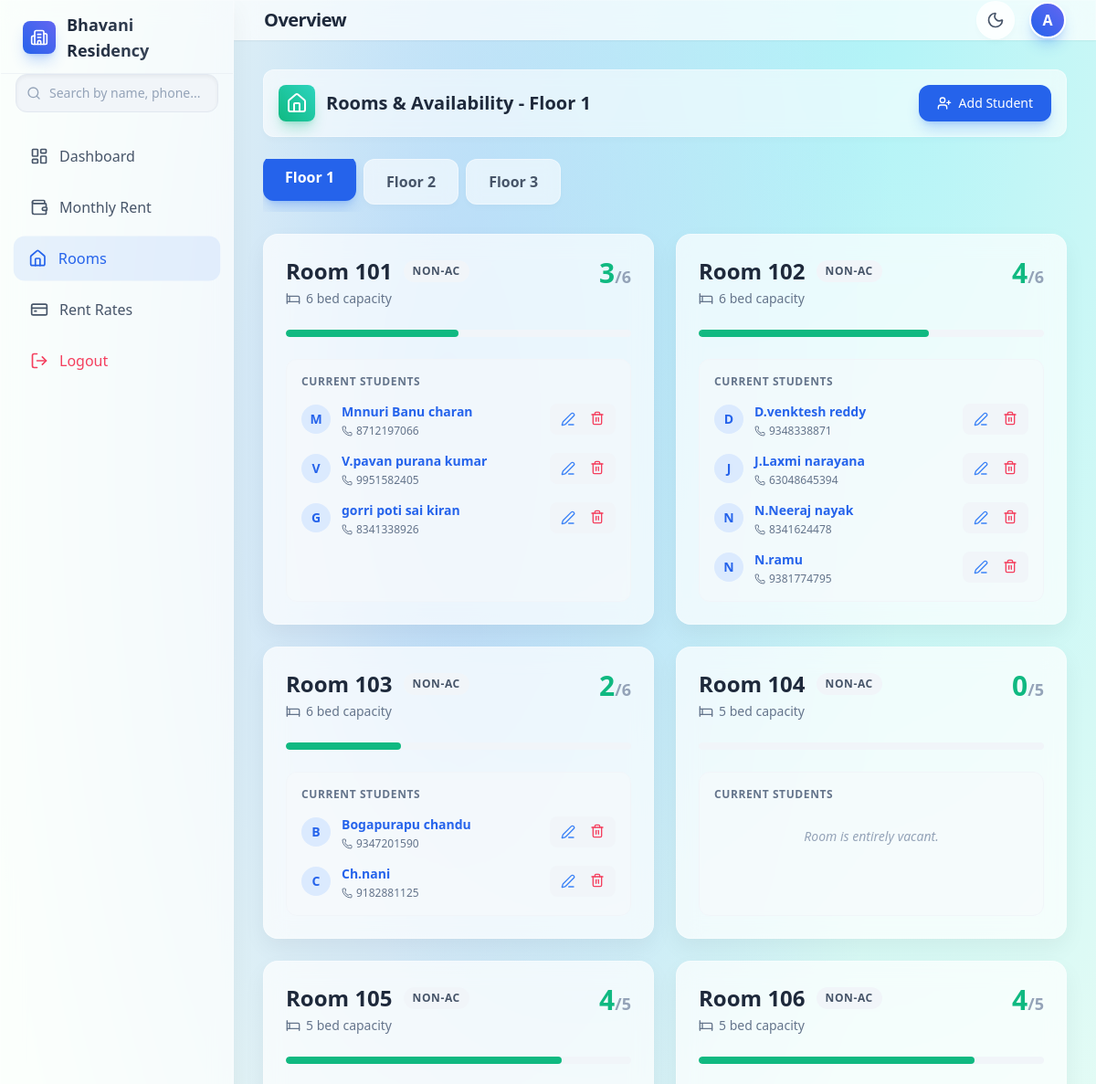
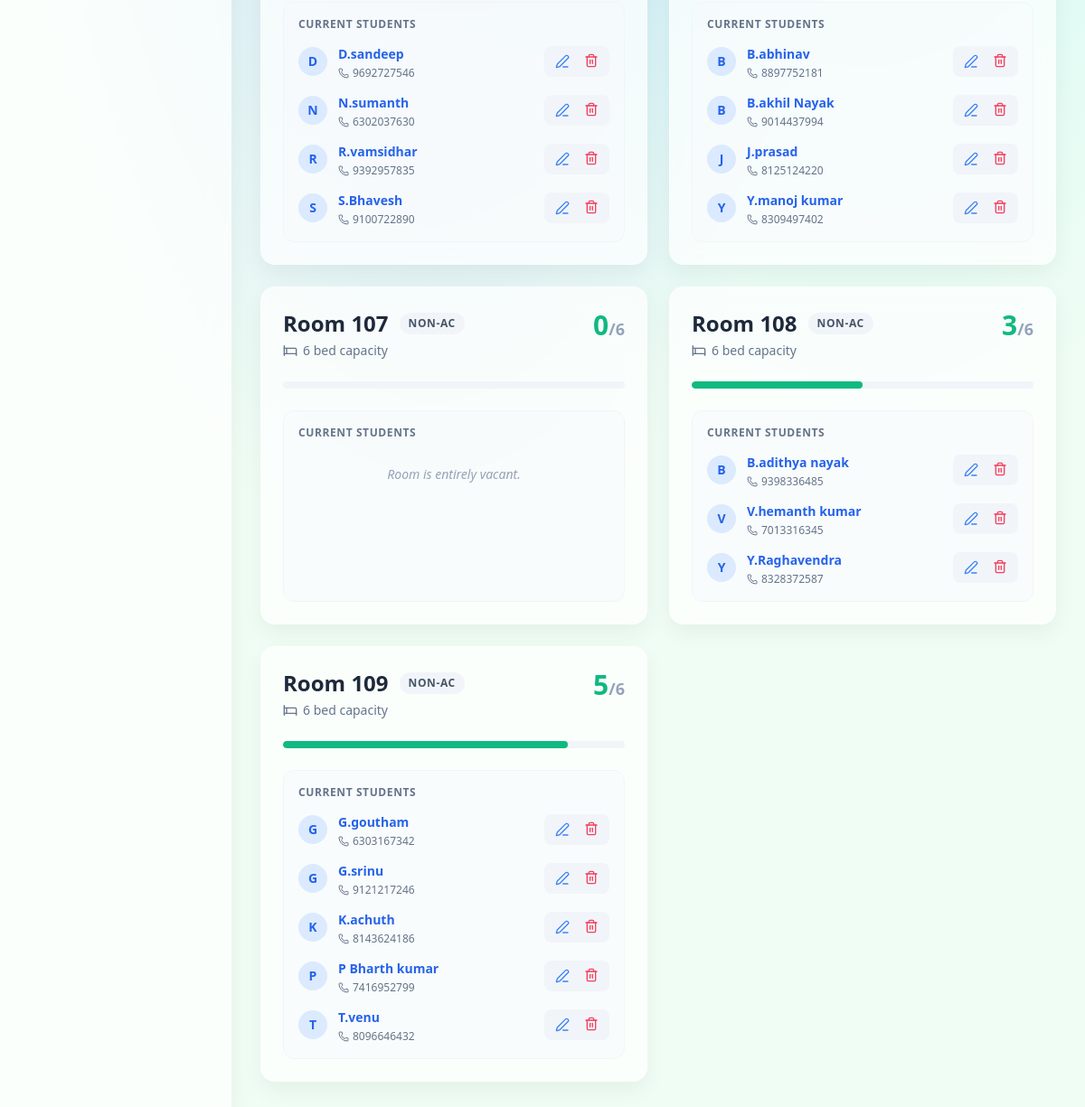
The app's page /floor/1 (signed in) with its own data (2 pictures, top to bottom).
### tables this page shows
CREATE TABLE rooms (
            id        TEXT PRIMARY KEY,
            floor     INTEGER NOT NULL,
            label     TEXT NOT NULL,
            capacity  INTEGER NOT NULL,
            room_type TEXT DEFAULT 'standard'
        , custom_rent REAL DEFAULT NULL, custom_advance REAL DEFAULT NULL);

CREATE TABLE tenants (
            id        INTEGER PRIMARY KEY AUTOINCREMENT,
            name      TEXT NOT NULL,
            phone     TEXT,
            email     TEXT,
            room_id   TEXT NOT NULL REFERENCES rooms(id),
            join_date TEXT NOT NULL,
            notes     TEXT,
            is_active INTEGER DEFAULT 1
        , father_name TEXT, village TEXT, mandalam TEXT, district TEXT, college TEXT, study_year TEXT, branch TEXT, aadhar_no TEXT, parent_phone TEXT, food_start_date TEXT, advance_paid REAL DEFAULT 0, advance_total REAL DEFAULT 10000, daily_rent REAL DEFAULT 0, password_hash TEXT);

### app.py (the view)
@app.route('/floor/<int:floor_num>')
@admin_required
def floor_view(floor_num):
    rooms = db.get_rooms_by_floor(floor_num)
    for room in rooms:
        room['tenants']   = db.get_tenants_by_room(room['id'])
        room['occupancy'] = len(room['tenants'])
    return render_template('floor.html', floor_num=floor_num, rooms=rooms)

### app.py (called while the page is built)
@app.context_processor
def inject_user():
    user = None
    if session.get('admin_id'):
        conn = db.get_connection()
        admin = conn.execute('SELECT email FROM admins WHERE id=?', (session['admin_id'],)).fetchone()
        conn.close()
        if admin:
            user = {'role': 'Admin', 'email': admin['email'], 'name': 'Admin'}
    elif session.get('tenant_id'):
        conn = db.get_connection()
        tenant = conn.execute('SELECT email, name FROM tenants WHERE id=?', (session['tenant_id'],)).fetchone()
        conn.close()
        if tenant:
            user = {'role': 'Student', 'email': tenant['email'], 'name': tenant['name']}
    return dict(current_user=user)

def admin_required(f):
    @wraps(f)
    def decorated_function(*args, **kwargs):
        if not session.get('admin_id'):
            return redirect(url_for('login'))
        return f(*args, **kwargs)
    return decorated_function

### database.py (called while the page is built)
def get_connection():
    conn = sqlite3.connect(DB_PATH)
    conn.row_factory = sqlite3.Row
    return conn

def get_rooms_by_floor(floor):
    conn = get_connection()
    rows = conn.execute('SELECT * FROM rooms WHERE floor=? ORDER BY id', (floor,)).fetchall()
    conn.close()
    return [dict(r) for r in rows]

def get_tenants_by_room(room_id):
    conn = get_connection()
    rows = conn.execute(
        'SELECT * FROM tenants WHERE room_id=? AND is_active=1 ORDER BY name',
        (room_id,)
    ).fetchall()
    conn.close()
    return [dict(r) for r in rows]

### templates/floor.html (shortened to what this page needs)
{% extends 'base.html' %}
{% block content %}
<div class="max-w-6xl mx-auto space-y-6">
  <div class="flex flex-col md:flex-row md:items-center justify-between gap-4 glass-card p-4 rounded-xl">
    <div class="flex items-center space-x-3">
      <div class="bg-gradient-to-tr from-emerald-500 to-teal-400 p-2 rounded-lg shadow-lg shadow-emerald-500/30">
        <i data-lucide="home" class="w-6 h-6 text-white"></i>
      </div>
      <h2 class="text-xl font-bold text-slate-800 dark:text-white">Rooms & Availability - Floor {{ floor_num }}</h2>
    </div>
    <a href="/tenant/add" class="bg-blue-600 hover:bg-blue-700 text-white px-5 py-2.5 rounded-xl text-sm font-medium transition-all shadow-lg shadow-blue-500/30 flex items-center">
      <i data-lucide="user-plus" class="w-4 h-4 mr-2"></i> Add Student
    </a>
  </div>
  <div class="flex space-x-2 overflow-x-auto pb-2">
    {% for f in [1, 2, 3] %}
      <a href="/floor/{{ f }}" class="px-6 py-3 rounded-xl font-semibold transition-all duration-300 whitespace-nowrap {{ 'bg-blue-600 text-white shadow-lg shadow-blue-500/30 transform -translate-y-1' if floor_num == f else 'glass-card text-slate-600 dark:text-slate-300 hover:bg-white/80 dark:hover:bg-slate-800/80' }}">
        Floor {{ f }}
      </a>
    {% endfor %}
  </div>
  <div class="grid grid-cols-1 lg:grid-cols-2 gap-6 mt-6">
    {% for room in rooms %}
      <div class="glass-panel p-6 rounded-2xl flex flex-col h-full hover:shadow-xl transition-all duration-300">
        <div class="flex justify-between items-start mb-6">
          <div>
            <h3 class="text-2xl font-black text-slate-800 dark:text-white flex items-center">
              Room {{ room.id }}
              {% if room.room_type == 'ac' %}
                <span class="ml-3 text-xs bg-sky-100 text-sky-700 dark:bg-sky-500/20 dark:text-sky-300 px-2.5 py-1 rounded-full font-bold uppercase tracking-wider">AC</span>
              {% else %}
                <span class="ml-3 text-xs bg-slate-100 text-slate-600 dark:bg-slate-700/50 dark:text-slate-300 px-2.5 py-1 rounded-full font-bold uppercase tracking-wider">Non-AC</span>
              {% endif %}
            </h3>
            <div class="text-slate-500 dark:text-slate-400 text-sm mt-1 flex items-center">
              <i data-lucide="bed" class="w-4 h-4 mr-1.5"></i> {{ room.capacity }} bed capacity
            </div>
          </div>
          <div class="text-right">
            <div class="text-3xl font-black {{ 'text-rose-500' if room.occupancy >= room.capacity else 'text-emerald-500' }}">
              {{ room.occupancy }}<span class="text-lg text-slate-400 dark:text-slate-500 font-semibold">/{{ room.capacity }}</span>
            </div>
          </div>
        </div>
        <div class="w-full bg-slate-100 dark:bg-slate-800 rounded-full h-2 mb-6 overflow-hidden">
          <div class="h-2 rounded-full transition-all duration-1000 {{ 'bg-rose-500' if room.occupancy >= room.capacity else 'bg-emerald-500' }}" style="width: {{ (room.occupancy / room.capacity) * 100 }}%;"></div>
        </div>
        <div class="flex-1 bg-slate-50/50 dark:bg-slate-800/50 rounded-xl p-4 border border-slate-100 dark:border-slate-700/50">
          <h4 class="text-xs font-bold text-slate-500 dark:text-slate-400 uppercase tracking-wider mb-3">Current Students</h4>
          {% if room.tenants|length == 0 %}
            <div class="text-slate-400 dark:text-slate-500 text-sm py-4 text-center italic">Room is entirely vacant.</div>
          {% else %}
            <ul class="space-y-3">
              {% for t in room.tenants %}
                <li class="flex justify-between items-center group">
                  <div class="flex items-center space-x-3">
                    <div class="w-8 h-8 rounded-full bg-blue-100 dark:bg-blue-500/20 text-blue-600 dark:text-blue-400 flex items-center justify-center font-bold text-sm">
                      {{ t.name[0].upper() }}
                    </div>
                    <div>
                      <a href="/tenant/view/{{ t.id }}" class="font-semibold text-blue-600 dark:text-blue-400 hover:text-blue-800 dark:hover:text-blue-300 hover:underline text-sm transition-all" title="View Full Profile">{{ t.name }}</a>
                      <div class="text-xs text-slate-500 dark:text-slate-400 flex items-center mt-0.5">
                        <i data-lucide="phone" class="w-3 h-3 mr-1"></i> {{ t.phone }}
                      </div>
                    </div>
                  </div>
  <div class="flex items-center space-x-2 bg-slate-100 dark:bg-slate-700 rounded-lg px-2 py-1 ml-2">
      <a href="/tenant/edit/{{ t.id }}" class="text-blue-500 hover:text-blue-600 transition-colors p-1" title="Edit Student">
        <i data-lucide="edit-3" class="w-4 h-4"></i>
      </a>
      <form action="/tenant/delete/{{ t.id }}" method="POST" class="inline m-0 p-0" onsubmit="return confirm('Remove student {{ t.name }} from this room?');">
        <button type="submit" class="text-rose-500 hover:text-rose-600 transition-colors p-1" title="Remove Student">
          <i data-lucide="trash-2" class="w-4 h-4"></i>
        </button>
      </form>
  </div>
                </li>
              {% endfor %}
            </ul>
          {% endif %}
        </div>
      </div>
    {% endfor %}
  </div>
</div>
{% endblock %}

### templates/base.html (style rules this page uses)
body { transition: background-color 0.5s ease; }
.glass-panel { background-color: rgba(255, 255, 255, 0.7); backdrop-filter: blur(12px); -webkit-backdrop-filter: blur(12px); border: 1px solid rgba(255, 255, 255, 0.3); box-shadow: 0 10px 25px rgba(0, 0, 0, 0.05); }
.glass-card { background-color: rgba(255, 255, 255, 0.6); backdrop-filter: blur(8px); -webkit-backdrop-filter: blur(8px); border: 1px solid rgba(255, 255, 255, 0.4); box-shadow: 0 4px 6px rgba(0, 0, 0, 0.02); transition: all 0.3s ease; }
.bg-mesh-light { background-color: #f0fdf4; background-image: radial-gradient(at 40% 20%, hsla(220,100%,74%,0.4) 0px, transparent 50%), radial-gradient(at 80% 0%, hsla(189,100%,56%,0.3) 0px, transparent 50%); }

### records on screen
rooms: id "101", room_type "NON-AC", capacity "6", occupancy "3"
tenants: name "M", name "Mnnuri Banu charan", phone "8712197066"
tenants: name "V", name "V.pavan purana kumar", phone "9951582405"
tenants: name "G", name "gorri poti sai kiran", phone "8341338926"
rooms: id "102", room_type "NON-AC", capacity "6", occupancy "4"
tenants: name "D", name "D.venktesh reddy", phone "9348338871"
tenants: name "J", name "J.Laxmi narayana", phone "63048645394"
tenants: name "N", name "N.Neeraj nayak", phone "8341624478"
tenants: name "N", name "N.ramu", phone "9381774795"
rooms: id "103", room_type "NON-AC", capacity "6", occupancy "2"
tenants: name "B", name "Bogapurapu chandu", phone "9347201590"
tenants: name "C", name "Ch.nani", phone "9182881125"
rooms: id "104", room_type "NON-AC", capacity "5", occupancy "0", shows "Room is entirely vacant."
rooms: id "105", room_type "NON-AC", capacity "5", occupancy "4"
tenants: name "D", name "D.sandeep", phone "9692727546"
tenants: name "N", name "N.sumanth", phone "6302037630"
tenants: name "R", name "R.vamsidhar", phone "9392957835"
tenants: name "S", name "S.Bhavesh", phone "9100722890"
rooms: id "106", room_type "NON-AC", capacity "5", occupancy "4"
tenants: name "B", name "B.abhinav", phone "8897752181"
tenants: name "B", name "B.akhil Nayak", phone "9014437994"
tenants: name "J", name "J.prasad", phone "8125124220"
tenants: name "Y", name "Y.manoj kumar", phone "8309497402"
rooms: id "107", room_type "NON-AC", capacity "6", occupancy "0", shows "Room is entirely vacant."
rooms: id "108", room_type "NON-AC", capacity "6", occupancy "3"
tenants: name "B", name "B.adithya nayak", phone "9398336485"
tenants: name "V", name "V.hemanth kumar", phone "7013316345"
tenants: name "Y", name "Y.Raghavendra", phone "8328372587"
rooms: id "109", room_type "NON-AC", capacity "6", occupancy "5"
tenants: name "G", name "G.goutham", phone "6303167342"
tenants: name "G", name "G.srinu", phone "9121217246"
tenants: name "K", name "K.achuth", phone "8143624186"
tenants: name "P", name "P Bharth kumar", phone "7416952799"
tenants: name "T", name "T.venu", phone "8096646432"

### other values on screen
{{ floor_num }} "1"
{{ f }} "1" "2" "3"
